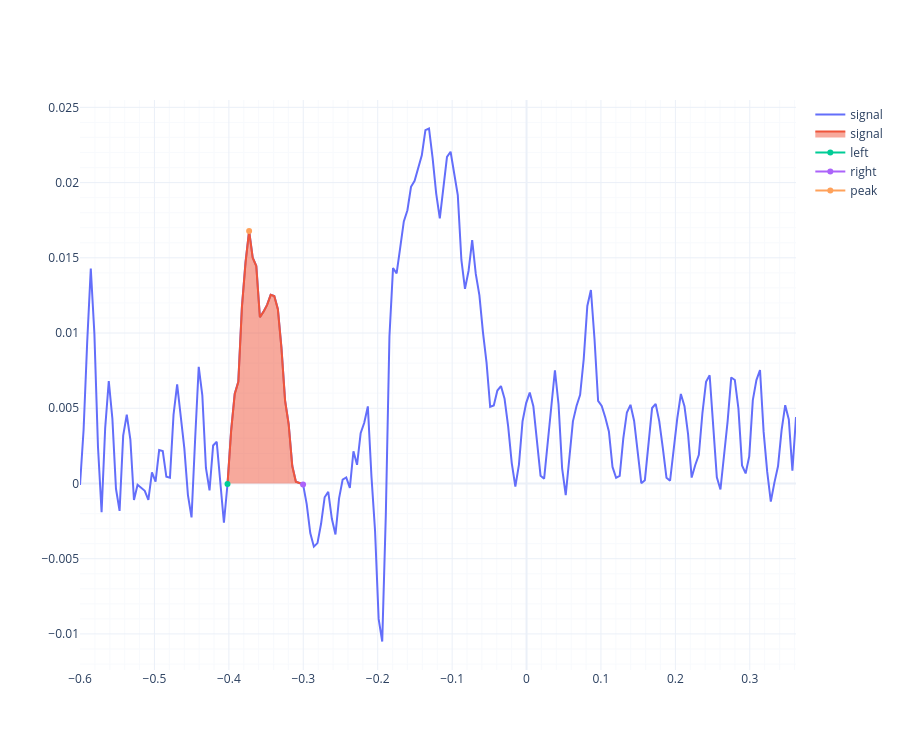

The cell this chart's notebook holds for it:
### Markdown cell above
Plotting some signals

### Code cell
signals[40].pplot(end=200)

### Figure 1 — Plotly figure (JSON) as saved in the notebook; plotly's stock layout.template omitted (floating-point values rounded to 4 significant figures; data arrays with more than 128 entries replaced by an {"elided": "..."} marker saying what was removed)
{"data": [{"mode": "lines", "name": "signal", "type": "scatter", "x": {"elided": "200 float values"}, "y": {"elided": "200 float values"}}, {"fill": "tozeroy", "mode": "lines", "name": "signal", "type": "scatter", "x": [-0.4019, -0.397, -0.3922, -0.3873, -0.3825, -0.3777, -0.3728, -0.368, -0.3632, -0.3583, -0.3535, -0.3487, -0.3438, -0.339, -0.3342, -0.3293, -0.3245, -0.3197, -0.3148, -0.31, -0.3052, -0.3003], "y": [-3.761e-05, 0.003494, 0.005958, 0.00676, 0.01172, 0.01468, 0.01679, 0.01501, 0.01446, 0.01105, 0.01142, 0.01187, 0.01254, 0.01246, 0.01159, 0.008979, 0.005509, 0.003936, 0.001156, 0.000119, 3.388e-05, -6.056e-05]}, {"mode": "lines+markers", "name": "left", "type": "scatter", "x": [-0.4019], "y": [-3.761e-05]}, {"mode": "lines+markers", "name": "right", "type": "scatter", "x": [-0.3003], "y": [-6.056e-05]}, {"mode": "lines+markers", "name": "peak", "type": "scatter", "x": [-0.3728], "y": [0.01679]}], "layout": {"height": 750, "xaxis": {"minor": {"showgrid": true}, "showgrid": true}, "yaxis": {"minor": {"showgrid": true}, "showgrid": true}}}
